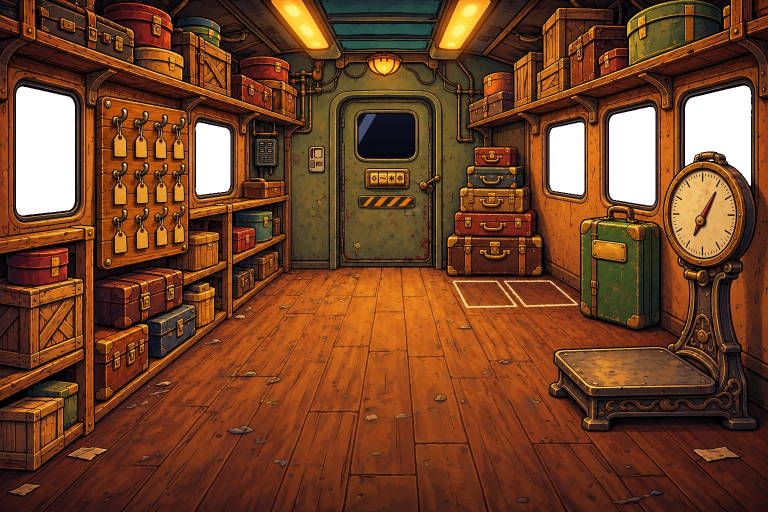
#> input picture assets/scenes/wagon-02/background.webp, 1536 x 1024 px, found by its file name (shown at 1/2 size)
$ python grid.py 5 ../assets/scenes/wagon-02/background.webp
#> lines starting #> are read from the running program, lines starting #| are printed output that depends on the picture
#!/usr/bin/env python3
"""Hilfe zum Eintragen von Koordinaten: Hintergrund eines Wagens in Spielkoordinaten (1280 × 720) mit Raster.

  python3 tools/grid.py 9 /tmp/wagen9.png
"""
import sys
from pathlib import Path
from PIL import Image, ImageDraw

ROOT = Path(__file__).resolve().parent.parent
number, out = int(sys.argv[1]), sys.argv[2]
bg = Image.open(ROOT / 'assets' / 'scenes' / f'wagon-{number:02d}' / 'background.webp').convert('RGBA')
#> bg is the input picture: PIL image 1536x1024 RGBA; mean R, G, B, A 111.1, 54.1, 35.6, 241.6
bg = bg.resize((1280, 853))
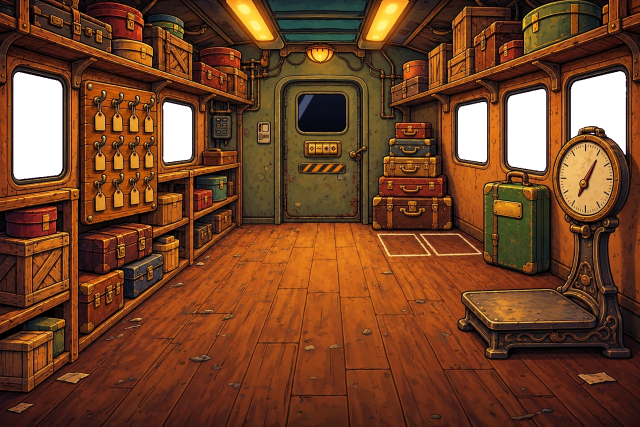
#> bg: PIL image 1280x853 RGBA (shown at 1/2 size); mean R, G, B, A 101, 54.1, 26, 241.6; transparent parts drawn white
canvas = Image.new('RGBA', (1280, 720), (255, 0, 255, 255))
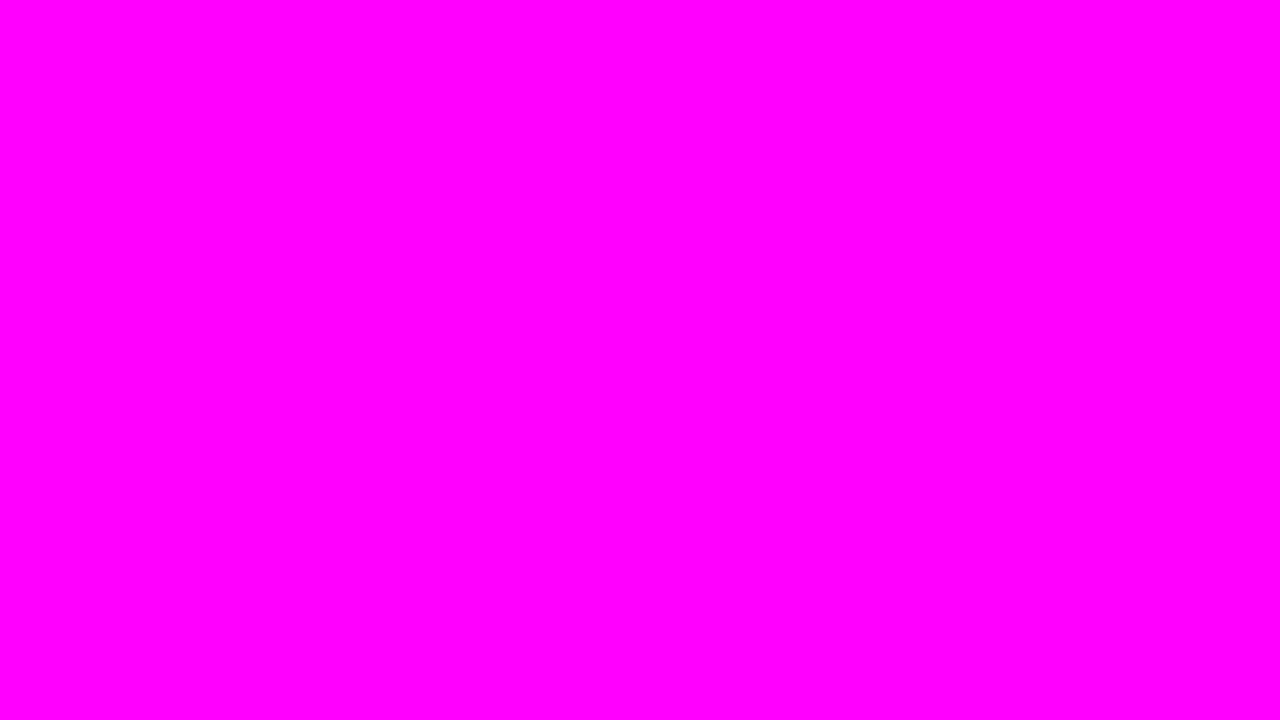
#> canvas: PIL image 1280x720 RGBA; mean R, G, B, A 255, 0, 255, 255
canvas.alpha_composite(bg, (0, -40))
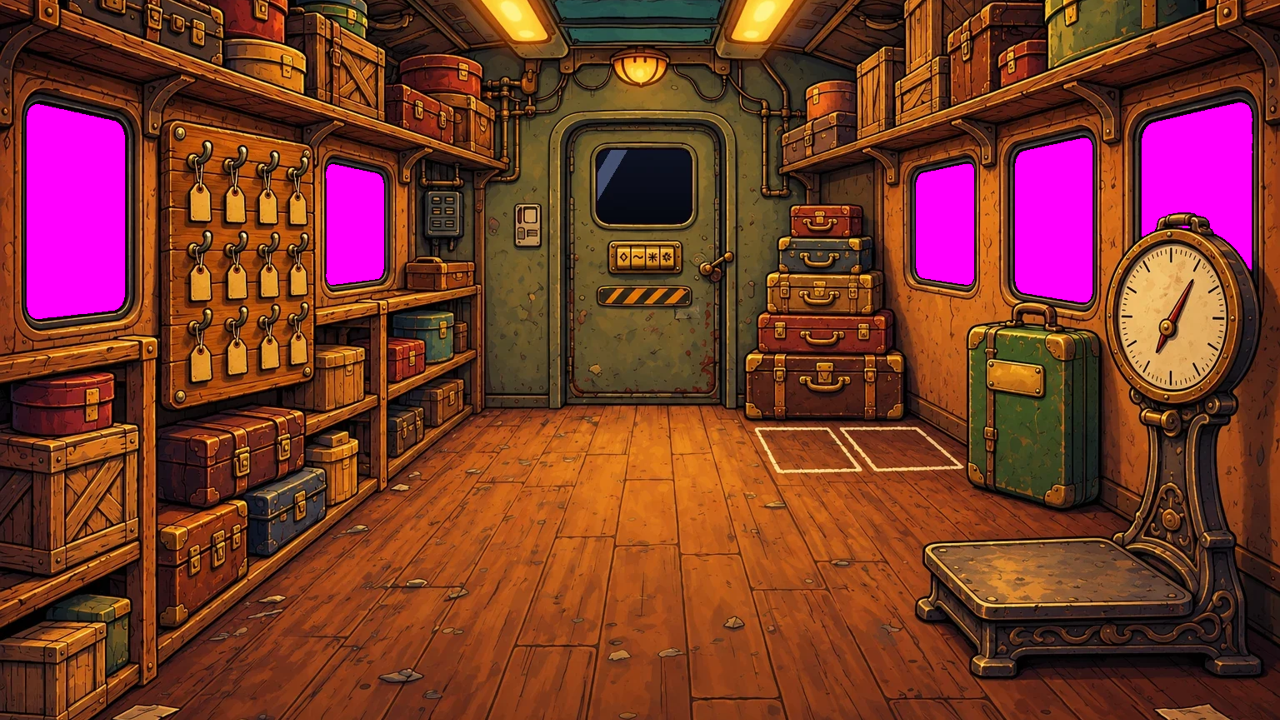
#> canvas: PIL image 1280x720 RGBA; mean R, G, B, A 120.4, 56.6, 42.2, 255
d = ImageDraw.Draw(canvas)
for x in range(0, 1280, 50):
    d.line([(x, 0), (x, 720)], fill=(255, 255, 255, 110 if x % 100 else 200), width=1)
    if x % 100 == 0:
        d.text((x + 2, 2), str(x), fill='yellow')
for y in range(0, 720, 50):
    d.line([(0, y), (1280, y)], fill=(255, 255, 255, 110 if y % 100 else 200), width=1)
    if y % 100 == 0:
        d.text((2, y + 2), str(y), fill='yellow')
canvas.convert('RGB').save(out)
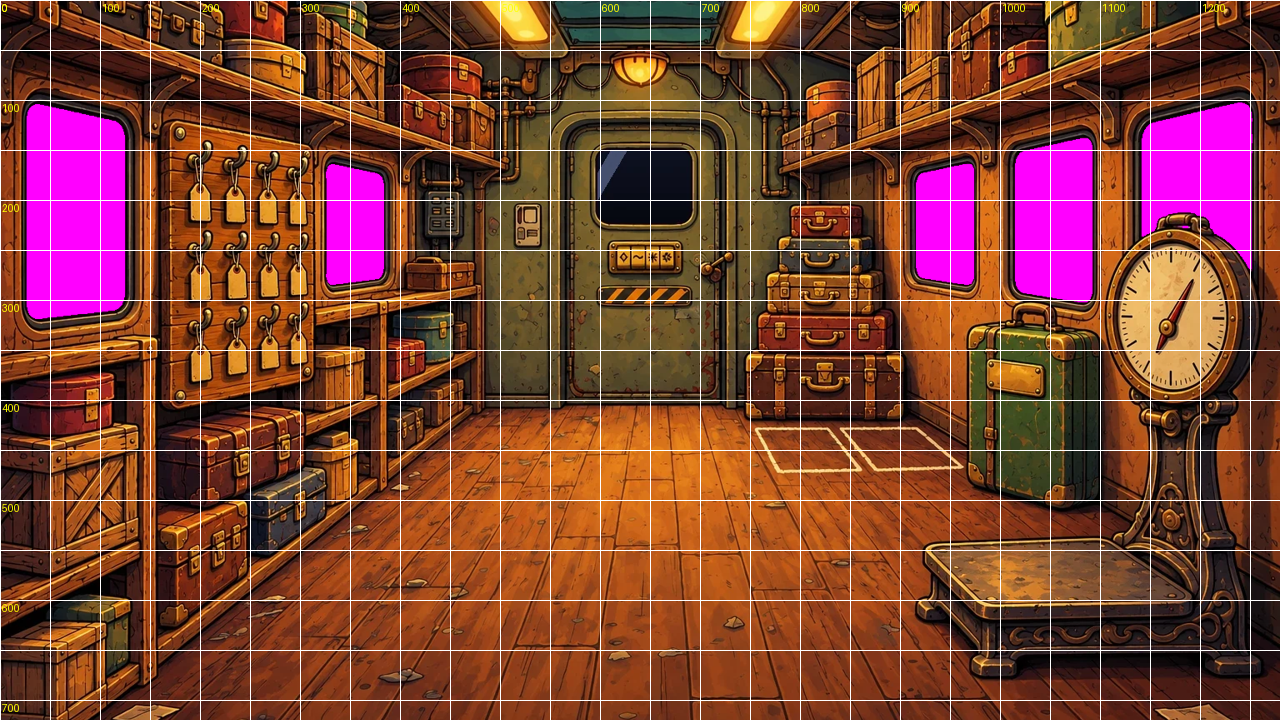
#> saved as background.webp: PIL image 1280x720 RGB; mean R, G, B 126, 64.9, 50.8
